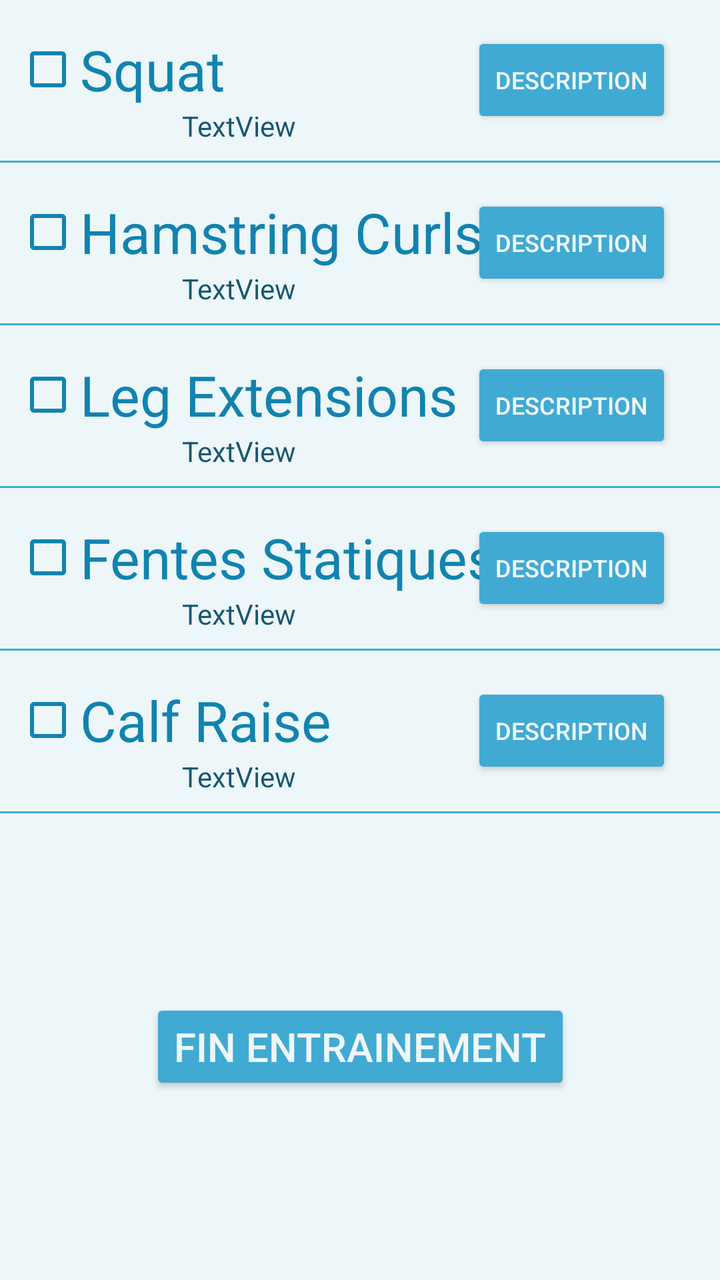
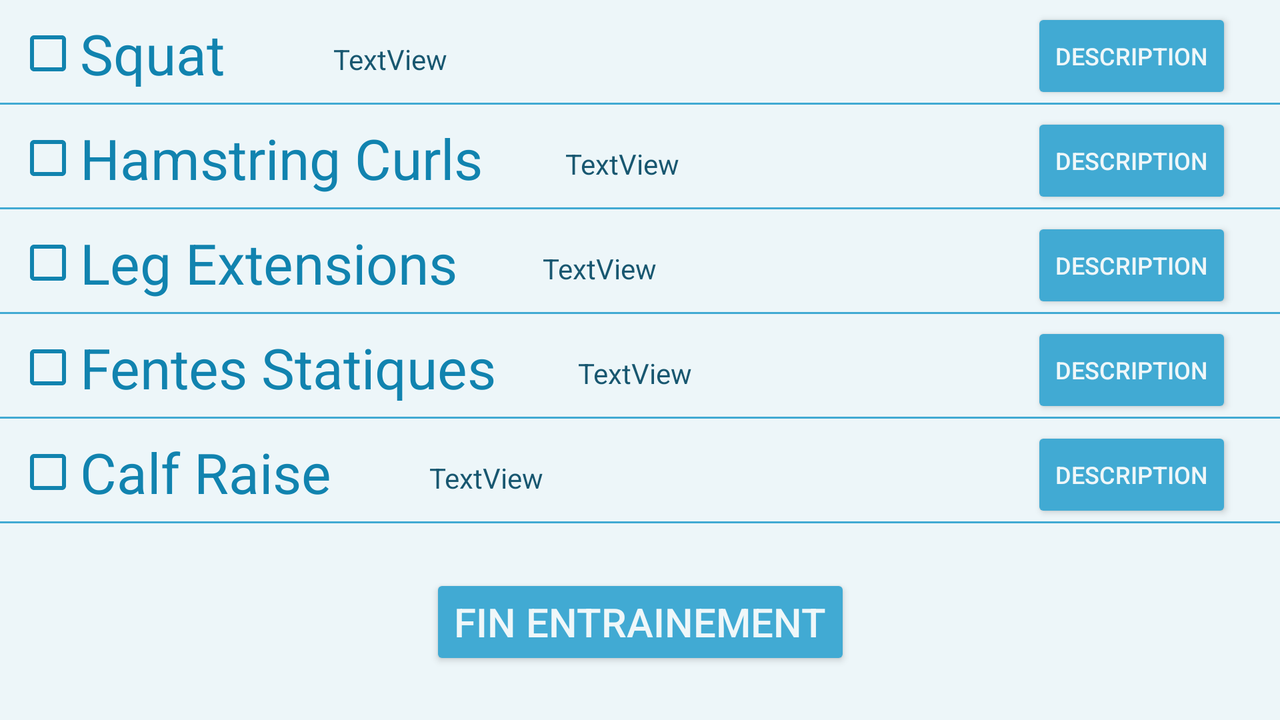

One screen, two layout resources from the same app: the default and the repository's alternative for another configuration. Each is rendered where Android would select it; the XML of both is given below.
<!-- AndroidManifest.xml: application theme AppTheme -->
<!-- res/layout/activity_entrainement_jambes.xml -->
<?xml version="1.0" encoding="utf-8"?>
<android.support.constraint.ConstraintLayout xmlns:android="http://schemas.android.com/apk/res/android"
    xmlns:app="http://schemas.android.com/apk/res-auto"
    xmlns:tools="http://schemas.android.com/tools"
    android:layout_width="match_parent"
    android:layout_height="match_parent"
    android:background="@color/backgroundColor"
    tools:context="com.laurent.goga.bogatu.pumpnsmash.EntrainementJambes">

    <CheckBox
        android:id="@+id/benchPressCheckBox"
        android:layout_width="wrap_content"
        android:layout_height="0dp"
        android:layout_marginStart="8dp"
        android:layout_marginTop="16dp"
        android:buttonTint="@color/textColorDark"
        android:text="@string/squat"
        android:textColor="@color/textColorDark"
        android:textSize="28sp"
        app:layout_constraintStart_toStartOf="parent"
        app:layout_constraintTop_toTopOf="parent" />

    <Button
        android:id="@+id/squatButton"
        android:layout_width="0dp"
        android:layout_height="wrap_content"
        android:layout_marginEnd="24dp"
        android:layout_marginTop="16dp"
        android:backgroundTint="@color/colorPrimary"
        android:text="@string/description"
        android:textColor="@color/textColorLight"
        android:textSize="12sp"
        app:layout_constraintEnd_toEndOf="parent"
        app:layout_constraintTop_toTopOf="parent" />

    <TextView
        android:id="@+id/poidsBenchPressTextView"
        android:layout_width="wrap_content"
        android:layout_height="wrap_content"
        android:text="TextView"
        android:textColor="@color/textColorDarker"
        android:textSize="14sp"
        app:layout_constraintEnd_toEndOf="parent"
        app:layout_constraintHorizontal_bias="0.3"
        app:layout_constraintStart_toStartOf="parent"
        app:layout_constraintTop_toBottomOf="@+id/benchPressCheckBox" />

    <View
        android:id="@+id/view"
        style="@style/Divider"
        android:layout_width="wrap_content"
        android:layout_marginTop="8dp"
        android:background="@color/colorPrimaryDark"
        app:layout_constraintEnd_toEndOf="parent"
        app:layout_constraintHorizontal_bias="0.5"
        app:layout_constraintStart_toStartOf="parent"
        app:layout_constraintTop_toBottomOf="@+id/poidsBenchPressTextView" />

    <CheckBox
        android:id="@+id/chestFlyesCheckBox"
        android:layout_width="wrap_content"
        android:layout_height="wrap_content"
        android:layout_marginStart="8dp"
        android:layout_marginTop="16dp"
        android:buttonTint="@color/textColorDark"
        android:text="@string/hamstring_curls"
        android:textColor="@color/textColorDark"
        android:textSize="28sp"
        app:layout_constraintStart_toStartOf="parent"
        app:layout_constraintTop_toBottomOf="@+id/view" />

    <Button
        android:id="@+id/hamstringCurlsButton"
        android:layout_width="wrap_content"
        android:layout_height="wrap_content"
        android:layout_marginEnd="24dp"
        android:layout_marginTop="16dp"
        android:backgroundTint="@color/colorPrimary"
        android:text="@string/description"
        android:textColor="@color/textColorLight"
        android:textSize="12sp"
        app:layout_constraintEnd_toEndOf="parent"
        app:layout_constraintTop_toBottomOf="@+id/view" />

    <TextView
        android:id="@+id/poidsChestFlyesTextView"
        android:layout_width="wrap_content"
        android:layout_height="wrap_content"
        android:text="TextView"
        android:textColor="@color/textColorDarker"
        android:textSize="14sp"
        app:layout_constraintEnd_toEndOf="parent"
        app:layout_constraintHorizontal_bias="0.3"
        app:layout_constraintStart_toStartOf="parent"
        app:layout_constraintTop_toBottomOf="@+id/chestFlyesCheckBox" />

    <View
        android:id="@+id/view2"
        style="@style/Divider"
        android:layout_width="wrap_content"
        android:layout_marginTop="8dp"
        android:background="@color/colorPrimaryDark"
        app:layout_constraintEnd_toEndOf="parent"
        app:layout_constraintHorizontal_bias="0.5"
        app:layout_constraintStart_toStartOf="parent"
        app:layout_constraintTop_toBottomOf="@+id/poidsChestFlyesTextView" />

    <CheckBox
        android:id="@+id/pulldownCheckBox"
        android:layout_width="wrap_content"
        android:layout_height="0dp"
        android:layout_marginStart="8dp"
        android:layout_marginTop="16dp"
        android:buttonTint="@color/textColorDark"
        android:text="@string/leg_extensions"
        android:textColor="@color/textColorDark"
        android:textSize="28sp"
        app:layout_constraintStart_toStartOf="parent"
        app:layout_constraintTop_toBottomOf="@+id/view2" />

    <Button
        android:id="@+id/seatedLegExtensionButton"
        android:layout_width="wrap_content"
        android:layout_height="wrap_content"
        android:layout_marginEnd="24dp"
        android:layout_marginTop="16dp"
        android:backgroundTint="@color/colorPrimary"
        android:text="@string/description"
        android:textColor="@color/textColorLight"
        android:textSize="12sp"
        app:layout_constraintEnd_toEndOf="parent"
        app:layout_constraintTop_toBottomOf="@+id/view2" />

    <TextView
        android:id="@+id/poidsPulldownTextView"
        android:layout_width="wrap_content"
        android:layout_height="wrap_content"
        android:text="TextView"
        android:textColor="@color/textColorDarker"
        android:textSize="14sp"
        app:layout_constraintEnd_toEndOf="parent"
        app:layout_constraintHorizontal_bias="0.3"
        app:layout_constraintStart_toStartOf="parent"
        app:layout_constraintTop_toBottomOf="@+id/pulldownCheckBox" />

    <View
        android:id="@+id/view3"
        style="@style/Divider"
        android:layout_width="wrap_content"
        android:layout_marginTop="8dp"
        android:background="@color/colorPrimaryDark"
        app:layout_constraintEnd_toEndOf="parent"
        app:layout_constraintHorizontal_bias="0.5"
        app:layout_constraintStart_toStartOf="parent"
        app:layout_constraintTop_toBottomOf="@+id/poidsPulldownTextView" />

    <CheckBox
        android:id="@+id/rowingBarreCheckBox"
        android:layout_width="wrap_content"
        android:layout_height="0dp"
        android:layout_marginStart="8dp"
        android:layout_marginTop="16dp"
        android:buttonTint="@color/textColorDark"
        android:text="@string/fentes_statiques"
        android:textColor="@color/textColorDark"
        android:textSize="28sp"
        app:layout_constraintStart_toStartOf="parent"
        app:layout_constraintTop_toBottomOf="@+id/view3" />

    <Button
        android:id="@+id/fentesStatiquesButton"
        android:layout_width="wrap_content"
        android:layout_height="wrap_content"
        android:layout_marginEnd="24dp"
        android:layout_marginTop="16dp"
        android:backgroundTint="@color/colorPrimary"
        android:text="@string/description"
        android:textColor="@color/textColorLight"
        android:textSize="12sp"
        app:layout_constraintEnd_toEndOf="parent"
        app:layout_constraintTop_toBottomOf="@+id/view3" />

    <TextView
        android:id="@+id/poidsRowingBarreTextView"
        android:layout_width="wrap_content"
        android:layout_height="wrap_content"
        android:text="TextView"
        android:textColor="@color/textColorDarker"
        android:textSize="14sp"
        app:layout_constraintEnd_toEndOf="parent"
        app:layout_constraintHorizontal_bias="0.3"
        app:layout_constraintStart_toStartOf="parent"
        app:layout_constraintTop_toBottomOf="@+id/rowingBarreCheckBox" />

    <View
        android:id="@+id/view4"
        style="@style/Divider"
        android:layout_width="wrap_content"
        android:layout_marginTop="8dp"
        android:background="@color/colorPrimaryDark"
        app:layout_constraintEnd_toEndOf="parent"
        app:layout_constraintHorizontal_bias="0.5"
        app:layout_constraintStart_toStartOf="parent"
        app:layout_constraintTop_toBottomOf="@+id/poidsRowingBarreTextView" />

    <CheckBox
        android:id="@+id/crunchBenchCheckBox"
        android:layout_width="wrap_content"
        android:layout_height="0dp"
        android:layout_marginStart="8dp"
        android:layout_marginTop="16dp"
        android:buttonTint="@color/textColorDark"
        android:text="@string/calf_raise"
        android:textColor="@color/textColorDark"
        android:textSize="28sp"
        app:layout_constraintStart_toStartOf="parent"
        app:layout_constraintTop_toBottomOf="@+id/view4" />

    <Button
        android:id="@+id/calfRaiseButton"
        android:layout_width="wrap_content"
        android:layout_height="wrap_content"
        android:layout_marginEnd="24dp"
        android:layout_marginTop="16dp"
        android:backgroundTint="@color/colorPrimary"
        android:text="@string/description"
        android:textColor="@color/textColorLight"
        android:textSize="12sp"
        app:layout_constraintEnd_toEndOf="parent"
        app:layout_constraintTop_toBottomOf="@+id/view4" />

    <TextView
        android:id="@+id/poidsCrunchBenchTextView"
        android:layout_width="wrap_content"
        android:layout_height="wrap_content"
        android:text="TextView"
        android:textColor="@color/textColorDarker"
        android:textSize="14sp"
        app:layout_constraintEnd_toEndOf="parent"
        app:layout_constraintHorizontal_bias="0.3"
        app:layout_constraintStart_toStartOf="parent"
        app:layout_constraintTop_toBottomOf="@+id/crunchBenchCheckBox" />

    <View
        android:id="@+id/view5"
        style="@style/Divider"
        android:layout_width="wrap_content"
        android:layout_marginTop="8dp"
        android:background="@color/colorPrimaryDark"
        app:layout_constraintEnd_toEndOf="parent"
        app:layout_constraintHorizontal_bias="0.5"
        app:layout_constraintStart_toStartOf="parent"
        app:layout_constraintTop_toBottomOf="@+id/poidsCrunchBenchTextView" />

    <Button
        android:id="@+id/finEntrainementJambesButton"
        android:layout_width="wrap_content"
        android:layout_height="wrap_content"
        android:backgroundTint="@color/colorPrimary"
        android:text="@string/fin_entrainement"
        android:textColor="@color/textColorLight"
        android:textSize="20sp"
        app:layout_constraintBottom_toBottomOf="parent"
        app:layout_constraintEnd_toEndOf="parent"
        app:layout_constraintStart_toStartOf="parent"
        app:layout_constraintTop_toBottomOf="@+id/view5" />

</android.support.constraint.ConstraintLayout>
<!-- resources referenced by this layout -->
<resources>
  <color name="backgroundColor">#edf6f9</color>
  <color name="colorPrimary">#41aad3</color>
  <color name="colorPrimaryDark">#41aad3</color>
  <color name="textColorDark">#1183af</color>
  <color name="textColorDarker">#185770</color>
  <color name="textColorLight">#eff7f9</color>
  <string name="calf_raise">Calf Raise</string>
  <string name="description">Description</string>
  <string name="fentes_statiques">Fentes Statiques</string>
  <string name="fin_entrainement">Fin Entrainement</string>
  <string name="hamstring_curls">Hamstring Curls</string>
  <string name="leg_extensions">Leg Extensions</string>
  <string name="squat">Squat</string>
  <style name="Divider">
          <item name="android:layout_width">match_parent</item>
          <item name="android:layout_height">1dp</item>
          <item name="android:background">?android:attr/listDivider</item>
      </style>
  <style name="AppTheme" parent="Theme.AppCompat.Light.DarkActionBar">
          
          <item name="colorPrimary">@color/colorPrimary</item>
          <item name="colorPrimaryDark">@color/colorPrimaryDark</item>
          <item name="colorAccent">@color/colorAccent</item>
          <item name="android:spinnerDropDownItemStyle">@style/mySpinnerItemStyle</item>
      </style>
  <color name="colorAccent">#1a617c</color>
  <style name="mySpinnerItemStyle" parent="@android:style/Widget.Holo.DropDownItem.Spinner">
          <item name="android:textColor">@color/my_spinner_text_color</item>
          <item name="android:background">@color/backgroundColor</item>
      </style>
  <color name="my_spinner_text_color">#185770</color>
</resources>
<!-- res/layout-land/activity_entrainement_jambes.xml (the repository's variant of the layout above) -->
<!-- drawn on the phone turned sideways -->
<?xml version="1.0" encoding="utf-8"?>
<android.support.constraint.ConstraintLayout xmlns:android="http://schemas.android.com/apk/res/android"
    xmlns:app="http://schemas.android.com/apk/res-auto"
    xmlns:tools="http://schemas.android.com/tools"
    android:layout_width="match_parent"
    android:layout_height="match_parent"
    android:background="@color/backgroundColor"
    tools:context="com.laurent.goga.bogatu.pumpnsmash.EntrainementJambes">

    <CheckBox
        android:id="@+id/benchPressCheckBox"
        android:layout_width="wrap_content"
        android:layout_height="0dp"
        android:layout_marginStart="8dp"
        android:layout_marginTop="8dp"
        android:buttonTint="@color/textColorDark"
        android:text="@string/squat"
        android:textColor="@color/textColorDark"
        android:textSize="28sp"
        app:layout_constraintStart_toStartOf="parent"
        app:layout_constraintTop_toTopOf="parent" />

    <Button
        android:id="@+id/squatButton"
        android:layout_width="0dp"
        android:layout_height="wrap_content"
        android:layout_marginEnd="24dp"
        android:layout_marginTop="4dp"
        android:backgroundTint="@color/colorPrimary"
        android:text="@string/description"
        android:textColor="@color/textColorLight"
        android:textSize="12sp"
        app:layout_constraintEnd_toEndOf="parent"
        app:layout_constraintTop_toTopOf="parent" />

    <TextView
        android:id="@+id/poidsBenchPressTextView"
        android:layout_width="wrap_content"
        android:layout_height="wrap_content"
        android:layout_marginStart="8dp"
        android:layout_marginTop="20dp"
        android:text="TextView"
        android:textColor="@color/textColorDarker"
        android:textSize="14sp"
        app:layout_constraintEnd_toEndOf="parent"
        app:layout_constraintHorizontal_bias="0.1"
        app:layout_constraintStart_toEndOf="@+id/benchPressCheckBox"
        app:layout_constraintTop_toTopOf="parent" />

    <View
        android:id="@+id/view"
        style="@style/Divider"
        android:layout_width="wrap_content"
        android:layout_marginTop="6dp"
        android:background="@color/colorPrimaryDark"
        app:layout_constraintEnd_toEndOf="parent"
        app:layout_constraintHorizontal_bias="0.5"
        app:layout_constraintStart_toStartOf="parent"
        app:layout_constraintTop_toBottomOf="@+id/benchPressCheckBox" />

    <CheckBox
        android:id="@+id/chestFlyesCheckBox"
        android:layout_width="wrap_content"
        android:layout_height="wrap_content"
        android:layout_marginStart="8dp"
        android:layout_marginTop="8dp"
        android:buttonTint="@color/textColorDark"
        android:text="@string/hamstring_curls"
        android:textColor="@color/textColorDark"
        android:textSize="28sp"
        app:layout_constraintStart_toStartOf="parent"
        app:layout_constraintTop_toBottomOf="@+id/view" />

    <Button
        android:id="@+id/hamstringCurlsButton"
        android:layout_width="wrap_content"
        android:layout_height="wrap_content"
        android:layout_marginEnd="24dp"
        android:layout_marginTop="4dp"
        android:backgroundTint="@color/colorPrimary"
        android:text="@string/description"
        android:textColor="@color/textColorLight"
        android:textSize="12sp"
        app:layout_constraintEnd_toEndOf="parent"
        app:layout_constraintTop_toBottomOf="@+id/view" />

    <TextView
        android:id="@+id/poidsChestFlyesTextView"
        android:layout_width="wrap_content"
        android:layout_height="wrap_content"
        android:layout_marginStart="8dp"
        android:layout_marginTop="20dp"
        android:text="TextView"
        android:textColor="@color/textColorDarker"
        android:textSize="14sp"
        app:layout_constraintEnd_toEndOf="parent"
        app:layout_constraintHorizontal_bias="0.1"
        app:layout_constraintStart_toEndOf="@+id/chestFlyesCheckBox"
        app:layout_constraintTop_toBottomOf="@+id/view" />

    <View
        android:id="@+id/view2"
        style="@style/Divider"
        android:layout_width="wrap_content"
        android:layout_marginTop="6dp"
        android:background="@color/colorPrimaryDark"
        app:layout_constraintEnd_toEndOf="parent"
        app:layout_constraintHorizontal_bias="0.5"
        app:layout_constraintStart_toStartOf="parent"
        app:layout_constraintTop_toBottomOf="@+id/chestFlyesCheckBox" />

    <CheckBox
        android:id="@+id/pulldownCheckBox"
        android:layout_width="wrap_content"
        android:layout_height="0dp"
        android:layout_marginStart="8dp"
        android:layout_marginTop="8dp"
        android:buttonTint="@color/textColorDark"
        android:text="@string/leg_extensions"
        android:textColor="@color/textColorDark"
        android:textSize="28sp"
        app:layout_constraintStart_toStartOf="parent"
        app:layout_constraintTop_toBottomOf="@+id/view2" />

    <Button
        android:id="@+id/seatedLegExtensionButton"
        android:layout_width="wrap_content"
        android:layout_height="wrap_content"
        android:layout_marginEnd="24dp"
        android:layout_marginTop="4dp"
        android:backgroundTint="@color/colorPrimary"
        android:text="@string/description"
        android:textColor="@color/textColorLight"
        android:textSize="12sp"
        app:layout_constraintEnd_toEndOf="parent"
        app:layout_constraintTop_toBottomOf="@+id/view2" />

    <TextView
        android:id="@+id/poidsPulldownTextView"
        android:layout_width="wrap_content"
        android:layout_height="wrap_content"
        android:layout_marginStart="8dp"
        android:layout_marginTop="20dp"
        android:text="TextView"
        android:textColor="@color/textColorDarker"
        android:textSize="14sp"
        app:layout_constraintEnd_toEndOf="parent"
        app:layout_constraintHorizontal_bias="0.1"
        app:layout_constraintStart_toEndOf="@+id/pulldownCheckBox"
        app:layout_constraintTop_toBottomOf="@+id/view2" />

    <View
        android:id="@+id/view3"
        style="@style/Divider"
        android:layout_width="wrap_content"
        android:layout_marginTop="6dp"
        android:background="@color/colorPrimaryDark"
        app:layout_constraintEnd_toEndOf="parent"
        app:layout_constraintHorizontal_bias="0.5"
        app:layout_constraintStart_toStartOf="parent"
        app:layout_constraintTop_toBottomOf="@+id/pulldownCheckBox" />

    <CheckBox
        android:id="@+id/rowingBarreCheckBox"
        android:layout_width="wrap_content"
        android:layout_height="0dp"
        android:layout_marginStart="8dp"
        android:layout_marginTop="8dp"
        android:buttonTint="@color/textColorDark"
        android:text="@string/fentes_statiques"
        android:textColor="@color/textColorDark"
        android:textSize="28sp"
        app:layout_constraintStart_toStartOf="parent"
        app:layout_constraintTop_toBottomOf="@+id/view3" />

    <Button
        android:id="@+id/fentesStatiquesButton"
        android:layout_width="wrap_content"
        android:layout_height="wrap_content"
        android:layout_marginEnd="24dp"
        android:layout_marginTop="4dp"
        android:backgroundTint="@color/colorPrimary"
        android:text="@string/description"
        android:textColor="@color/textColorLight"
        android:textSize="12sp"
        app:layout_constraintEnd_toEndOf="parent"
        app:layout_constraintTop_toBottomOf="@+id/view3" />

    <TextView
        android:id="@+id/poidsRowingBarreTextView"
        android:layout_width="wrap_content"
        android:layout_height="wrap_content"
        android:layout_marginStart="8dp"
        android:layout_marginTop="20dp"
        android:text="TextView"
        android:textColor="@color/textColorDarker"
        android:textSize="14sp"
        app:layout_constraintEnd_toEndOf="parent"
        app:layout_constraintHorizontal_bias="0.1"
        app:layout_constraintStart_toEndOf="@+id/rowingBarreCheckBox"
        app:layout_constraintTop_toBottomOf="@+id/view3" />

    <View
        android:id="@+id/view4"
        style="@style/Divider"
        android:layout_width="wrap_content"
        android:layout_marginTop="6dp"
        android:background="@color/colorPrimaryDark"
        app:layout_constraintEnd_toEndOf="parent"
        app:layout_constraintHorizontal_bias="0.5"
        app:layout_constraintStart_toStartOf="parent"
        app:layout_constraintTop_toBottomOf="@+id/rowingBarreCheckBox" />

    <CheckBox
        android:id="@+id/crunchBenchCheckBox"
        android:layout_width="wrap_content"
        android:layout_height="0dp"
        android:layout_marginStart="8dp"
        android:layout_marginTop="8dp"
        android:buttonTint="@color/textColorDark"
        android:text="@string/calf_raise"
        android:textColor="@color/textColorDark"
        android:textSize="28sp"
        app:layout_constraintStart_toStartOf="parent"
        app:layout_constraintTop_toBottomOf="@+id/view4" />

    <Button
        android:id="@+id/calfRaiseButton"
        android:layout_width="wrap_content"
        android:layout_height="wrap_content"
        android:layout_marginEnd="24dp"
        android:layout_marginTop="4dp"
        android:backgroundTint="@color/colorPrimary"
        android:text="@string/description"
        android:textColor="@color/textColorLight"
        android:textSize="12sp"
        app:layout_constraintEnd_toEndOf="parent"
        app:layout_constraintTop_toBottomOf="@+id/view4" />

    <TextView
        android:id="@+id/poidsCrunchBenchTextView"
        android:layout_width="wrap_content"
        android:layout_height="wrap_content"
        android:layout_marginStart="8dp"
        android:layout_marginTop="20dp"
        android:text="TextView"
        android:textColor="@color/textColorDarker"
        android:textSize="14sp"
        app:layout_constraintEnd_toEndOf="parent"
        app:layout_constraintHorizontal_bias="0.1"
        app:layout_constraintStart_toEndOf="@+id/crunchBenchCheckBox"
        app:layout_constraintTop_toBottomOf="@+id/view4" />

    <View
        android:id="@+id/view5"
        style="@style/Divider"
        android:layout_width="wrap_content"
        android:layout_marginTop="6dp"
        android:background="@color/colorPrimaryDark"
        app:layout_constraintEnd_toEndOf="parent"
        app:layout_constraintHorizontal_bias="0.5"
        app:layout_constraintStart_toStartOf="parent"
        app:layout_constraintTop_toBottomOf="@+id/crunchBenchCheckBox" />

    <Button
        android:id="@+id/finEntrainementJambesButton"
        android:layout_width="wrap_content"
        android:layout_height="wrap_content"
        android:backgroundTint="@color/colorPrimary"
        android:text="@string/fin_entrainement"
        android:textColor="@color/textColorLight"
        android:textSize="20sp"
        app:layout_constraintBottom_toBottomOf="parent"
        app:layout_constraintEnd_toEndOf="parent"
        app:layout_constraintStart_toStartOf="parent"
        app:layout_constraintTop_toBottomOf="@+id/view5" />

</android.support.constraint.ConstraintLayout>
